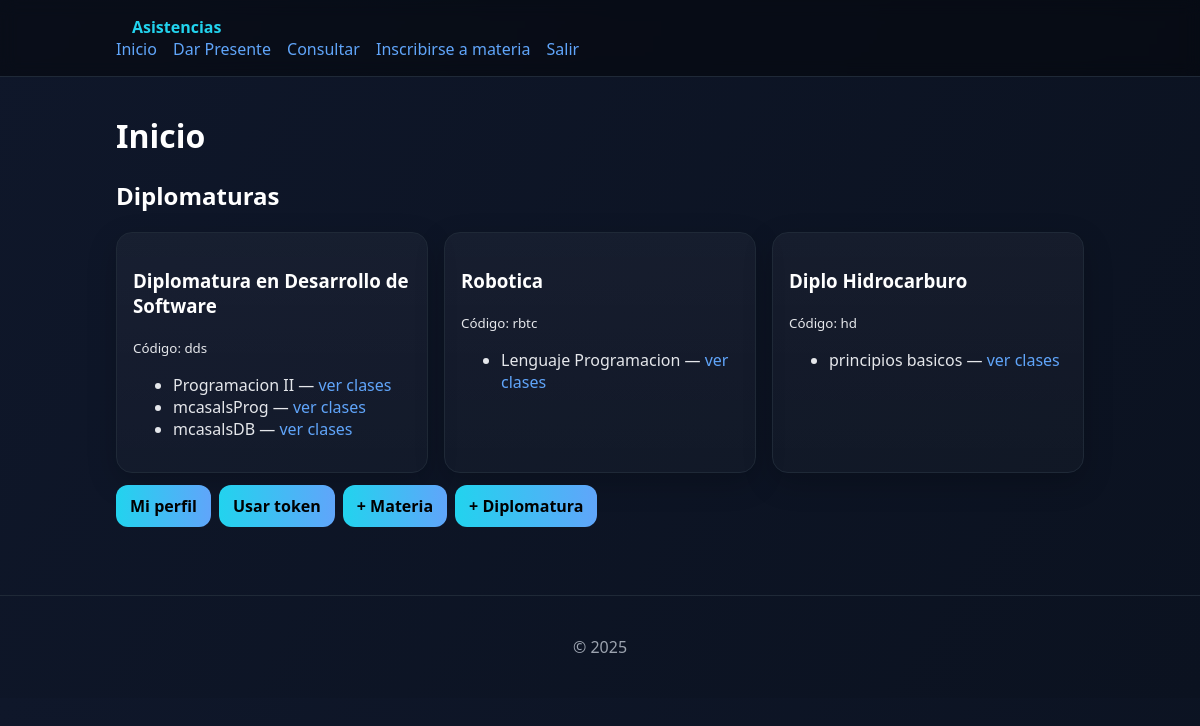
/ (signed in), run on the app's committed database.
### asistencias/models.py (models this page shows, shortened)
class Diplomatura(models.Model):
    nombre = models.CharField(max_length=200, unique=True)
    descripcion = models.TextField(blank=True)
    codigo = models.CharField(max_length=20, unique=True)  # para inscripción
    creada_por = models.ForeignKey(User, on_delete=models.SET_NULL, null=True, related_name='diplos_creadas')
    coordinadores = models.ManyToManyField(
        User, blank=True, related_name='diplos_coordinadas'
    )

class Materia(models.Model):
    diplomatura = models.ForeignKey(Diplomatura, on_delete=models.CASCADE, related_name='materias')
    nombre = models.CharField(max_length=200)
    descripcion = models.TextField(blank=True)
    codigo = models.CharField(max_length=20, unique=True)  # para inscripción
    profesor_titular = models.ForeignKey(User, on_delete=models.SET_NULL, null=True, related_name='materias_titular')
    class Meta:
        unique_together = ('diplomatura', 'nombre')

### asistencias/views/alumno.py (the view)
# urls.py: path('', views.home, name='home'),
def home(request):
    diplomaturas = Diplomatura.objects.none()
    if request.user.is_authenticated:
        u = request.user
        dips_alumno = Diplomatura.objects.filter(
            models.Q(inscripciones__user=u) |                 # InscripcionDiplomatura
            models.Q(materias__inscripciones__user=u)        # InscripcionMateria → trae la diplo de esa materia
        )
        dips_docente = Diplomatura.objects.filter(
            models.Q(materias__profesor_titular=u) |
            models.Q(materias__profesores__user=u)
        )
        dips_coord = Diplomatura.objects.filter(coordinadores=u)
        if u.nivel >= 3:
            qs = (dips_alumno | dips_docente | dips_coord)
        elif u.nivel >= 2:
            qs = (dips_alumno | dips_docente)
        else:
            qs = dips_alumno
        diplomaturas = qs.distinct().prefetch_related('materias')
    return render(request, 'asistencias/home.html', {'diplomaturas': diplomaturas})

### templates/asistencias/home.html (shortened to what this page needs)
{% extends 'base.html' %}
{% block content %}
<h1>Inicio</h1>
{% if request.user.is_authenticated %}
<h2>Diplomaturas</h2>
<div class="grid">
  {% for d in diplomaturas %}
    <div class="card">
      <h3>{{ d.nombre }}</h3>
      <p><small>Código: {{ d.codigo }}</small></p>
      <ul>
        {% for m in d.materias.all %}
          <li>
            {{ m.nombre }}
            {% if request.user.is_authenticated %}
              — <a href="{% url 'asistencias:ver_clases' m.id %}">ver clases</a>
            {% endif %}
          </li>
        {% empty %}
          <li><em>Sin materias</em></li>
        {% endfor %}
      </ul>
    </div>
  {% empty %}
    <p>No hay diplomaturas cargadas.</p>
  {% endfor %}
</div>
  <div class="actions">
    <a class="btn" href="{% url 'asistencias:perfil' %}">Mi perfil</a>
    <a class="btn" href="{% url 'asistencias:usar_token' %}">Usar token</a>
    {% if request.user.nivel|default:1 >= 2 %}
      <a class="btn" href="{% url 'asistencias:crear_materia' %}">+ Materia</a>
    {% endif %}
    {% if request.user.nivel|default:1 >= 3 %}
      <a class="btn" href="{% url 'asistencias:crear_diplomatura' %}">+ Diplomatura</a>
    {% endif %}
  </div>
{% else %}
  <p>Ingresá o registrate para inscribirte a diplomaturas y materias.</p>
{% endif %}
{% endblock %}

### static/core/styles.css (style rules this page uses)
:root { --bg:#0f172a; --card:#111827; --text:#e5e7eb; --muted:#9ca3af; --accent:#22d3ee; --accent2:#60a5fa; }
* { box-sizing:border-box }
body { margin:0;font-family:system-ui,Segoe UI,Roboto,Arial,sans-serif;background:linear-gradient(120deg,var(--bg),#0b1220);color:var(--text) }
a { color:var(--accent2);text-decoration:none }
h1,h2,h3 { color:#fff }
.grid { display:grid;grid-template-columns:repeat(auto-fill,minmax(280px,1fr));gap:16px }
.card { background:linear-gradient(180deg,rgba(255,255,255,.04),rgba(255,255,255,.02));border:1px solid #1f2937;border-radius:16px;padding:16px;box-shadow:0 10px 30px rgba(0,0,0,.2) }
.btn { display:inline-block;padding:10px 14px;border-radius:12px;background:linear-gradient(90deg,var(--accent),var(--accent2));color:#000;font-weight:700;border:none }
.actions { display:flex;gap:8px;margin:12px 0 }

### data on the page
Diplomatura: nombre "Diplomatura en Desarrollo de Software", codigo "dds"
Materia: nombre "Programacion II"
Materia: nombre "mcasalsProg"
Materia: nombre "mcasalsDB"
Diplomatura: nombre "Robotica", codigo "rbtc"
Materia: nombre "Lenguaje Programacion"
Diplomatura: nombre "Diplo Hidrocarburo", codigo "hd"
Materia: nombre "principios basicos"
